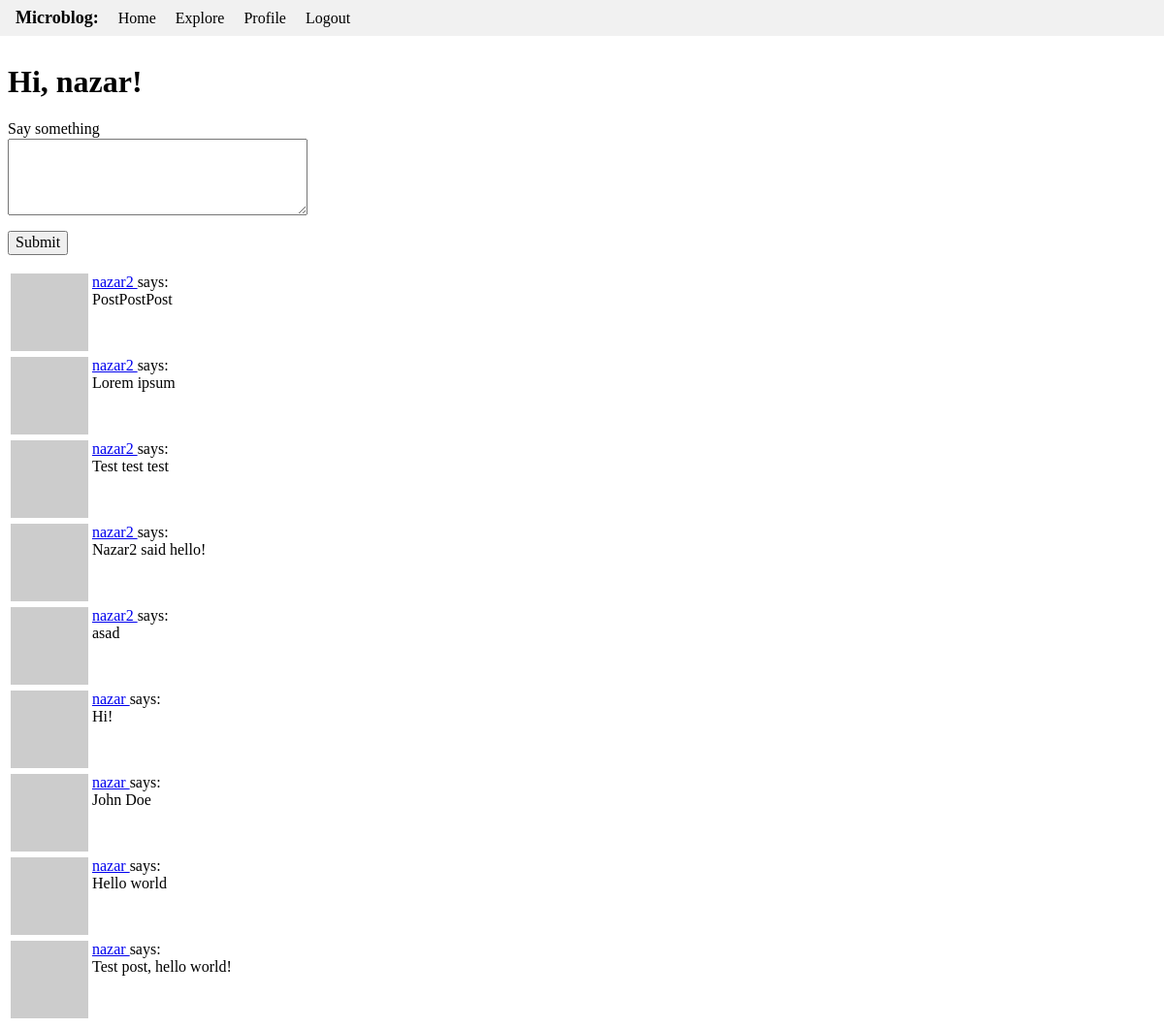
The page /index (signed in) on the database its author committed.
### app/models.py (models this page shows, shortened)
class User(UserMixin, db.Model):
    id: so.Mapped[int] = so.mapped_column(primary_key=True)
    username: so.Mapped[str] = so.mapped_column(sa.String(64), index=True, unique=True)
    email: so.Mapped[str] = so.mapped_column(sa.String(120), index=True, unique=True)
    password_hash: so.Mapped[Optional[str]] = so.mapped_column(sa.String(256))
    posts: so.WriteOnlyMapped["Post"] = so.relationship(back_populates="author")
    about_me: so.Mapped[Optional[str]] = so.mapped_column(sa.String(140))
    last_seen: so.Mapped[Optional[datetime]] = so.mapped_column(
        default=lambda: datetime.now(timezone.utc)
    )
    following: so.WriteOnlyMapped["User"] = so.relationship(
        secondary=followers,
        primaryjoin=(followers.c.follower_id == id),
        secondaryjoin=(followers.c.followed_id == id),
        back_populates="followers",
    )
    followers: so.WriteOnlyMapped["User"] = so.relationship(
        secondary=followers,
        primaryjoin=(followers.c.followed_id == id),
        secondaryjoin=(followers.c.follower_id == id),
        back_populates="following",
    )
    def avatar(self, size):
        digest = md5(self.email.lower().encode("utf-8")).hexdigest()
        return f"https://www.gravatar.com/avatar/{digest}?d=identicon&s={size}"
    def following_posts(self):
        Author = so.aliased(User)
        Follower = so.aliased(User)
        return (
            sa.select(Post)
            .join(Post.author.of_type(Author))
            .join(Author.followers.of_type(Follower), isouter=True)
            .where(sa.or_(
                Follower.id == self.id,
                Author.id == self.id,
            ))
            .group_by(Post)
            .order_by(Post.timestamp.desc())
        )

class Post(db.Model):
    id: so.Mapped[int] = so.mapped_column(primary_key=True)
    body: so.Mapped[str] = so.mapped_column(sa.String(140))
    timestamp: so.Mapped[datetime] = so.mapped_column(
        index=True, default=lambda: datetime.now(timezone.utc)
    )
    user_id: so.Mapped[int] = so.mapped_column(sa.ForeignKey(User.id), index=True)
    author: so.Mapped[User] = so.relationship(back_populates="posts")

### app/routes.py (the view)
@app.route("/", methods=["GET", "POST"])
@app.route("/index", methods=["GET", "POST"])
@login_required
def index():
    form = PostForm()
    if form.validate_on_submit():
        post = Post(body=form.post.data, author=current_user)
        db.session.add(post)
        db.session.commit()
        flash("Your post is now live!")
        return redirect(url_for("index"))
    page = request.args.get("page", 1, type=int)
    posts = db.paginate(
        current_user.following_posts(),
        page=page,
        per_page=app.config["POSTS_PER_PAGE"],
        error_out=False,
    )
    next_url = url_for("index", page=posts.next_num) if posts.has_next else None
    prev_url = url_for("index", page=posts.prev_num) if posts.has_prev else None
    return render_template(
        "index.html",
        title="Home",
        form=form,
        posts=posts.items,
        next_url=next_url,
        prev_url=prev_url,
    )

### app/forms.py
class PostForm(FlaskForm):
    post = TextAreaField('Say something', validators=[
        DataRequired(), Length(min=1, max=140)])
    submit = SubmitField('Submit')

### app/models.py (called while the page is built)
@login.user_loader
def load_user(id):
    return db.session.get(User, int(id))

### app/routes.py (called while the page is built)
@app.before_request
def before_request():
    if current_user.is_authenticated:
        current_user.last_seen = datetime.now(timezone.utc)
        db.session.commit()

### app/templates/index.html (shortened to what this page needs)
{% extends "base.html" %} {% block content %}
<div class="root">
  <h1>Hi, {{ current_user.username }}!</h1>
  {% if form %}
  <form action="" method="post">
    <p>
      {{ form.post.label }}<br />
      {{ form.post(cols=32, rows=4) }}<br />
    </p>
    <p>{{ form.submit() }}</p>
  </form>
  {% endif %} {% for post in posts %} {% include '_post.html' %} {% endfor %}
</div>
{% endblock %}

### app/templates/_post.html
<table>
    <tr valign="top">
        <td><img src="{{ post.author.avatar(36) }}"></td>
        <td>
            <a href="{{ url_for('user', username=post.author.username) }}">
                {{ post.author.username }}
            </a>
            says:<br>{{ post.body }}
        </td>
    </tr>
</table>

### app/static/css/base.css (style rules this page uses)
.root { padding: 8px; }

### rows shown on the page
User: username "nazar"
Post: author.username "nazar2", body "PostPostPost"
Post: author.username "nazar2", body "Lorem ipsum"
Post: author.username "nazar2", body "Test test test"
Post: author.username "nazar2", body "Nazar2 said hello!"
Post: author.username "nazar2", body "asad"
Post: author.username "nazar", body "Hi!"
Post: author.username "nazar", body "John Doe"
Post: author.username "nazar", body "Hello world"
Post: author.username "nazar", body "Test post, hello world!"
